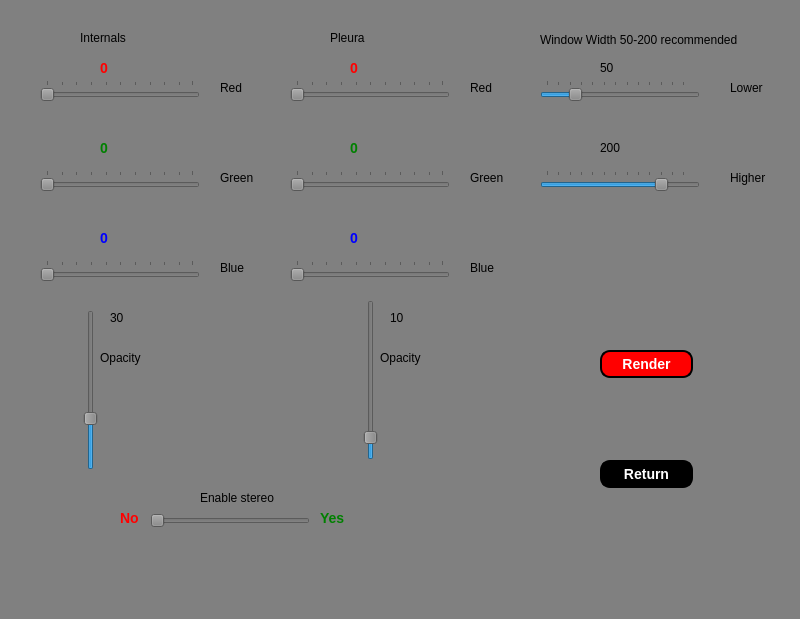
<?xml version="1.0" encoding="UTF-8"?>
<ui version="4.0">
 <class>Volume_rendering_sliders</class>
 <widget class="QMainWindow" name="Volume_rendering_sliders">
  <property name="geometry">
   <rect>
    <x>0</x>
    <y>0</y>
    <width>800</width>
    <height>619</height>
   </rect>
  </property>
  <property name="windowTitle">
   <string>Volume_rendering_slides</string>
  </property>
  <property name="autoFillBackground">
   <bool>false</bool>
  </property>
  <property name="styleSheet">
   <string notr="true">background-color:gray;</string>
  </property>
  <widget class="QWidget" name="centralwidget">
   <widget class="QPushButton" name="render_done">
    <property name="geometry">
     <rect>
      <x>600</x>
      <y>350</y>
      <width>93</width>
      <height>28</height>
     </rect>
    </property>
    <property name="styleSheet">
     <string notr="true">QPushButton{
background-color:red;
color:white;
border-style: outset;
border-width:2px;
border-radius:10px;
border-color:black;
font:bold 14px;
padding:6px;
}

QPushButton:hover {
background-color:blue;
}
QPushButton:pressed{
background-color:white;
}</string>
    </property>
    <property name="text">
     <string>Render</string>
    </property>
   </widget>
   <widget class="QSlider" name="r_slider">
    <property name="geometry">
     <rect>
      <x>40</x>
      <y>80</y>
      <width>160</width>
      <height>22</height>
     </rect>
    </property>
    <property name="orientation">
     <enum>Qt::Horizontal</enum>
    </property>
    <property name="tickPosition">
     <enum>QSlider::TicksAbove</enum>
    </property>
   </widget>
   <widget class="QLabel" name="r_label">
    <property name="geometry">
     <rect>
      <x>100</x>
      <y>60</y>
      <width>55</width>
      <height>16</height>
     </rect>
    </property>
    <property name="styleSheet">
     <string notr="true">color:red;
font:bold 14px;</string>
    </property>
    <property name="text">
     <string>0</string>
    </property>
   </widget>
   <widget class="QLabel" name="g_label">
    <property name="geometry">
     <rect>
      <x>100</x>
      <y>140</y>
      <width>55</width>
      <height>16</height>
     </rect>
    </property>
    <property name="styleSheet">
     <string notr="true">color:green;
font:bold 14px;</string>
    </property>
    <property name="text">
     <string>0</string>
    </property>
   </widget>
   <widget class="QSlider" name="g_slider">
    <property name="geometry">
     <rect>
      <x>40</x>
      <y>170</y>
      <width>160</width>
      <height>22</height>
     </rect>
    </property>
    <property name="cursor">
     <cursorShape>ArrowCursor</cursorShape>
    </property>
    <property name="orientation">
     <enum>Qt::Horizontal</enum>
    </property>
    <property name="tickPosition">
     <enum>QSlider::TicksAbove</enum>
    </property>
   </widget>
   <widget class="QLabel" name="b_label">
    <property name="geometry">
     <rect>
      <x>100</x>
      <y>230</y>
      <width>55</width>
      <height>16</height>
     </rect>
    </property>
    <property name="styleSheet">
     <string notr="true">color:blue;
font:bold 14px;</string>
    </property>
    <property name="text">
     <string>0</string>
    </property>
   </widget>
   <widget class="QSlider" name="b_slider">
    <property name="geometry">
     <rect>
      <x>40</x>
      <y>260</y>
      <width>160</width>
      <height>22</height>
     </rect>
    </property>
    <property name="mouseTracking">
     <bool>true</bool>
    </property>
    <property name="autoFillBackground">
     <bool>false</bool>
    </property>
    <property name="orientation">
     <enum>Qt::Horizontal</enum>
    </property>
    <property name="tickPosition">
     <enum>QSlider::TicksAbove</enum>
    </property>
   </widget>
   <widget class="QLabel" name="Red_stat">
    <property name="geometry">
     <rect>
      <x>220</x>
      <y>80</y>
      <width>55</width>
      <height>16</height>
     </rect>
    </property>
    <property name="text">
     <string>Red</string>
    </property>
   </widget>
   <widget class="QLabel" name="Green_stat">
    <property name="geometry">
     <rect>
      <x>220</x>
      <y>170</y>
      <width>55</width>
      <height>16</height>
     </rect>
    </property>
    <property name="text">
     <string>Green</string>
    </property>
   </widget>
   <widget class="QLabel" name="Blue_stat">
    <property name="geometry">
     <rect>
      <x>220</x>
      <y>260</y>
      <width>55</width>
      <height>16</height>
     </rect>
    </property>
    <property name="text">
     <string>Blue</string>
    </property>
   </widget>
   <widget class="QLabel" name="b_label_2">
    <property name="geometry">
     <rect>
      <x>350</x>
      <y>230</y>
      <width>55</width>
      <height>16</height>
     </rect>
    </property>
    <property name="styleSheet">
     <string notr="true">color:blue;
font:bold 14px;</string>
    </property>
    <property name="text">
     <string>0</string>
    </property>
   </widget>
   <widget class="QLabel" name="Red_stat_2">
    <property name="geometry">
     <rect>
      <x>470</x>
      <y>80</y>
      <width>55</width>
      <height>16</height>
     </rect>
    </property>
    <property name="text">
     <string>Red</string>
    </property>
   </widget>
   <widget class="QLabel" name="r_label_2">
    <property name="geometry">
     <rect>
      <x>350</x>
      <y>60</y>
      <width>55</width>
      <height>16</height>
     </rect>
    </property>
    <property name="styleSheet">
     <string notr="true">color:red;
font:bold 14px;</string>
    </property>
    <property name="text">
     <string>0</string>
    </property>
   </widget>
   <widget class="QLabel" name="g_label_2">
    <property name="geometry">
     <rect>
      <x>350</x>
      <y>140</y>
      <width>55</width>
      <height>16</height>
     </rect>
    </property>
    <property name="styleSheet">
     <string notr="true">color:green;
font:bold 14px;</string>
    </property>
    <property name="text">
     <string>0</string>
    </property>
   </widget>
   <widget class="QSlider" name="b_slider_2">
    <property name="geometry">
     <rect>
      <x>290</x>
      <y>260</y>
      <width>160</width>
      <height>22</height>
     </rect>
    </property>
    <property name="mouseTracking">
     <bool>true</bool>
    </property>
    <property name="autoFillBackground">
     <bool>false</bool>
    </property>
    <property name="orientation">
     <enum>Qt::Horizontal</enum>
    </property>
    <property name="tickPosition">
     <enum>QSlider::TicksAbove</enum>
    </property>
   </widget>
   <widget class="QLabel" name="Blue_stat_2">
    <property name="geometry">
     <rect>
      <x>470</x>
      <y>260</y>
      <width>55</width>
      <height>16</height>
     </rect>
    </property>
    <property name="text">
     <string>Blue</string>
    </property>
   </widget>
   <widget class="QSlider" name="r_slider_2">
    <property name="geometry">
     <rect>
      <x>290</x>
      <y>80</y>
      <width>160</width>
      <height>22</height>
     </rect>
    </property>
    <property name="orientation">
     <enum>Qt::Horizontal</enum>
    </property>
    <property name="tickPosition">
     <enum>QSlider::TicksAbove</enum>
    </property>
   </widget>
   <widget class="QSlider" name="g_slider_2">
    <property name="geometry">
     <rect>
      <x>290</x>
      <y>170</y>
      <width>160</width>
      <height>22</height>
     </rect>
    </property>
    <property name="orientation">
     <enum>Qt::Horizontal</enum>
    </property>
    <property name="tickPosition">
     <enum>QSlider::TicksAbove</enum>
    </property>
   </widget>
   <widget class="QLabel" name="Green_stat_2">
    <property name="geometry">
     <rect>
      <x>470</x>
      <y>170</y>
      <width>55</width>
      <height>16</height>
     </rect>
    </property>
    <property name="text">
     <string>Green</string>
    </property>
   </widget>
   <widget class="QLabel" name="label">
    <property name="geometry">
     <rect>
      <x>80</x>
      <y>30</y>
      <width>55</width>
      <height>16</height>
     </rect>
    </property>
    <property name="text">
     <string>Internals</string>
    </property>
   </widget>
   <widget class="QLabel" name="label_2">
    <property name="geometry">
     <rect>
      <x>330</x>
      <y>30</y>
      <width>55</width>
      <height>16</height>
     </rect>
    </property>
    <property name="text">
     <string>Pleura</string>
    </property>
   </widget>
   <widget class="QSlider" name="opacity_int">
    <property name="geometry">
     <rect>
      <x>80</x>
      <y>310</y>
      <width>22</width>
      <height>160</height>
     </rect>
    </property>
    <property name="maximum">
     <number>99</number>
    </property>
    <property name="sliderPosition">
     <number>30</number>
    </property>
    <property name="orientation">
     <enum>Qt::Vertical</enum>
    </property>
   </widget>
   <widget class="QSlider" name="opacity_ple">
    <property name="geometry">
     <rect>
      <x>360</x>
      <y>300</y>
      <width>22</width>
      <height>160</height>
     </rect>
    </property>
    <property name="sliderPosition">
     <number>10</number>
    </property>
    <property name="orientation">
     <enum>Qt::Vertical</enum>
    </property>
   </widget>
   <widget class="QLabel" name="opacity_int_label">
    <property name="geometry">
     <rect>
      <x>110</x>
      <y>310</y>
      <width>55</width>
      <height>16</height>
     </rect>
    </property>
    <property name="text">
     <string>30</string>
    </property>
   </widget>
   <widget class="QLabel" name="opacity_ple_label">
    <property name="geometry">
     <rect>
      <x>390</x>
      <y>310</y>
      <width>55</width>
      <height>16</height>
     </rect>
    </property>
    <property name="text">
     <string>10</string>
    </property>
   </widget>
   <widget class="QLabel" name="label_6">
    <property name="geometry">
     <rect>
      <x>380</x>
      <y>350</y>
      <width>55</width>
      <height>16</height>
     </rect>
    </property>
    <property name="text">
     <string>Opacity</string>
    </property>
   </widget>
   <widget class="QLabel" name="label_7">
    <property name="geometry">
     <rect>
      <x>100</x>
      <y>350</y>
      <width>55</width>
      <height>16</height>
     </rect>
    </property>
    <property name="text">
     <string>Opacity</string>
    </property>
   </widget>
   <widget class="QLabel" name="label_4">
    <property name="geometry">
     <rect>
      <x>540</x>
      <y>30</y>
      <width>221</width>
      <height>20</height>
     </rect>
    </property>
    <property name="text">
     <string>Window Width 50-200 recommended</string>
    </property>
   </widget>
   <widget class="QSlider" name="higher">
    <property name="geometry">
     <rect>
      <x>540</x>
      <y>170</y>
      <width>160</width>
      <height>22</height>
     </rect>
    </property>
    <property name="maximum">
     <number>255</number>
    </property>
    <property name="pageStep">
     <number>20</number>
    </property>
    <property name="value">
     <number>200</number>
    </property>
    <property name="orientation">
     <enum>Qt::Horizontal</enum>
    </property>
    <property name="tickPosition">
     <enum>QSlider::TicksAbove</enum>
    </property>
   </widget>
   <widget class="QLabel" name="lower_2">
    <property name="geometry">
     <rect>
      <x>600</x>
      <y>60</y>
      <width>55</width>
      <height>16</height>
     </rect>
    </property>
    <property name="text">
     <string>50</string>
    </property>
   </widget>
   <widget class="QLabel" name="higher_label_stat">
    <property name="geometry">
     <rect>
      <x>730</x>
      <y>170</y>
      <width>55</width>
      <height>16</height>
     </rect>
    </property>
    <property name="text">
     <string>Higher</string>
    </property>
   </widget>
   <widget class="QLabel" name="lower_label_stat">
    <property name="geometry">
     <rect>
      <x>730</x>
      <y>80</y>
      <width>55</width>
      <height>16</height>
     </rect>
    </property>
    <property name="text">
     <string>Lower</string>
    </property>
   </widget>
   <widget class="QLabel" name="lower_3">
    <property name="geometry">
     <rect>
      <x>600</x>
      <y>140</y>
      <width>55</width>
      <height>16</height>
     </rect>
    </property>
    <property name="text">
     <string>200</string>
    </property>
   </widget>
   <widget class="QSlider" name="lower">
    <property name="geometry">
     <rect>
      <x>540</x>
      <y>80</y>
      <width>160</width>
      <height>22</height>
     </rect>
    </property>
    <property name="maximum">
     <number>255</number>
    </property>
    <property name="singleStep">
     <number>1</number>
    </property>
    <property name="pageStep">
     <number>20</number>
    </property>
    <property name="sliderPosition">
     <number>50</number>
    </property>
    <property name="orientation">
     <enum>Qt::Horizontal</enum>
    </property>
    <property name="tickPosition">
     <enum>QSlider::TicksAbove</enum>
    </property>
   </widget>
   <widget class="QPushButton" name="return_push">
    <property name="geometry">
     <rect>
      <x>600</x>
      <y>460</y>
      <width>93</width>
      <height>28</height>
     </rect>
    </property>
    <property name="styleSheet">
     <string notr="true">QPushButton{
background-color:black;
color:white;
border-style: outset;
border-width:2px;
border-radius:10px;
border-color:black;
font:bold 14px;
padding:6px;
}

QPushButton:hover {
background-color:blue;
}
QPushButton:pressed{
background-color:white;
}</string>
    </property>
    <property name="text">
     <string>Return</string>
    </property>
   </widget>
   <widget class="QSlider" name="stereo_volume">
    <property name="geometry">
     <rect>
      <x>150</x>
      <y>510</y>
      <width>160</width>
      <height>22</height>
     </rect>
    </property>
    <property name="mouseTracking">
     <bool>false</bool>
    </property>
    <property name="minimum">
     <number>0</number>
    </property>
    <property name="maximum">
     <number>1</number>
    </property>
    <property name="pageStep">
     <number>1</number>
    </property>
    <property name="value">
     <number>0</number>
    </property>
    <property name="orientation">
     <enum>Qt::Horizontal</enum>
    </property>
    <property name="tickPosition">
     <enum>QSlider::NoTicks</enum>
    </property>
    <property name="tickInterval">
     <number>1</number>
    </property>
   </widget>
   <widget class="QLabel" name="files_label_6">
    <property name="geometry">
     <rect>
      <x>320</x>
      <y>510</y>
      <width>31</width>
      <height>16</height>
     </rect>
    </property>
    <property name="styleSheet">
     <string notr="true">color:green;
font:bold 14px;</string>
    </property>
    <property name="text">
     <string>Yes</string>
    </property>
   </widget>
   <widget class="QLabel" name="files_label_5">
    <property name="geometry">
     <rect>
      <x>200</x>
      <y>490</y>
      <width>81</width>
      <height>16</height>
     </rect>
    </property>
    <property name="text">
     <string>Enable stereo</string>
    </property>
   </widget>
   <widget class="QLabel" name="files_label_7">
    <property name="geometry">
     <rect>
      <x>120</x>
      <y>510</y>
      <width>31</width>
      <height>16</height>
     </rect>
    </property>
    <property name="styleSheet">
     <string notr="true">color:red;
font:bold 14px;</string>
    </property>
    <property name="text">
     <string>No</string>
    </property>
   </widget>
  </widget>
  <widget class="QMenuBar" name="menubar">
   <property name="geometry">
    <rect>
     <x>0</x>
     <y>0</y>
     <width>800</width>
     <height>26</height>
    </rect>
   </property>
  </widget>
  <widget class="QStatusBar" name="statusbar"/>
 </widget>
 <resources/>
 <connections/>
</ui>
